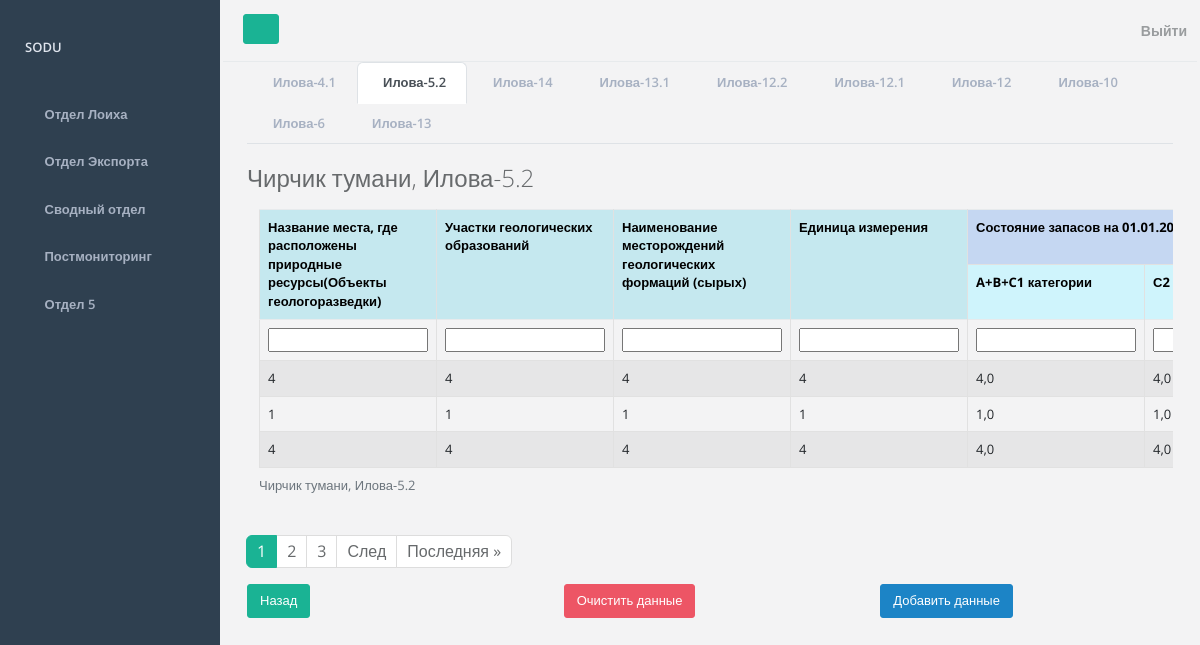
Page /form/loiha5.2 (signed in) on the earlier database version.
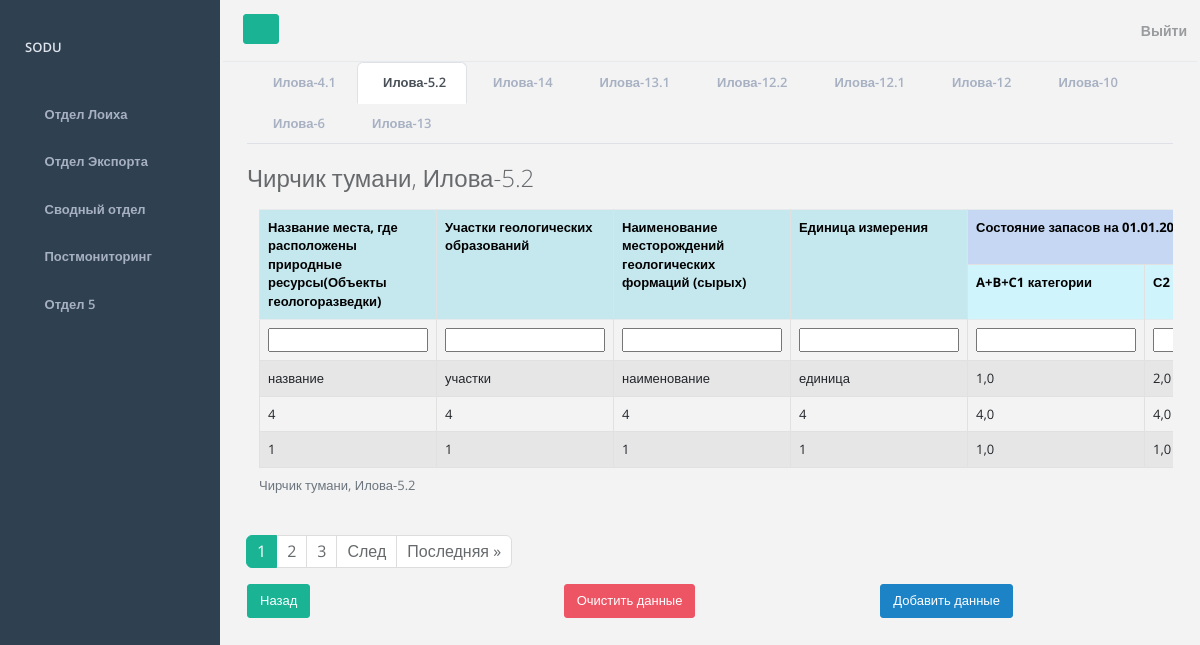
Same page on the later database version.
### mainapp/models.py (models this page shows, shortened)
class CustomUser(AbstractUser):
    district = models.ForeignKey(District, on_delete=models.PROTECT, blank=True, null=True)
    class Meta:
        verbose_name = 'Пользователь'
        verbose_name_plural = 'Пользователи'

class District(models.Model):
    id = models.AutoField(primary_key=True)
    district = models.CharField(max_length=50, verbose_name="Район", blank=True, null=True)
    def __str__(self):
        return self.district
    class Meta:
        verbose_name = 'Район'
        verbose_name_plural = 'Районы'

class Loiha52(models.Model):
    district = models.ForeignKey(District, on_delete=models.PROTECT, verbose_name="Район")
    places_of_exploration = models.CharField(max_length=255, verbose_name="Название места, где расположены природные ресурсы(Объекты геологоразведки)")
    sites_of_geo_formations = models.CharField(max_length=255, verbose_name="Участки геологических образований")
    name_of_formations = models.CharField(max_length=255, verbose_name="Наименование месторождений геологических формаций (сырых)")
    unit = models.CharField(max_length=255, verbose_name="Единица измерения")
    abc_categories = models.FloatField(blank=True, verbose_name="A+B+C1 категории")
    c2_category = models.FloatField(blank=True, verbose_name="С2 категория")
    lvl_development_operational_information = models.CharField(max_length=255, verbose_name="Уровень развития")
    date_license_operational_information = models.CharField(max_length=255, verbose_name="Дата и номер лицензии")
    volume_of_production_2017 = models.FloatField(blank=True, verbose_name="Объем добычи в 2017 г.")
    ministry_and_department = models.CharField(max_length=255, verbose_name="Соответствующее министерство и ведомство")
    confirmed_stock_and_date = models.CharField(max_length=255, verbose_name="Подтвержденный отчет о запасах и его дата")
    comment = models.CharField(max_length=255, blank=True, verbose_name="Комментарий")
    time_create = models.DateTimeField(auto_now_add=True, verbose_name="Дата создания записи")
    time_update = models.DateTimeField(auto_now=True, verbose_name="Дата обновления записи")
    is_published = models.BooleanField(default=True, verbose_name="Опубликовано")
    class Meta:
        verbose_name = 'Таблица 5.2'
        verbose_name_plural = 'Таблицы 5.2'
        ordering = ['-time_create']

### mainapp/views.py (the view)
# urls.py: path('form/loiha5.2', add_data_table_Loiha52, name='form_loiha5.2'),
def add_data_table_Loiha52(request):
    return add_data_table(request, 'loiha52', TableFormLoiha52, 'table_loiha5.2', 'Илова-5.2')

### mainapp/forms.py
class TableFormLoiha52(ModelForm):
    class Meta:
        model = Loiha52
        fields = '__all__'
        exclude = ['district', 'is_published']

### mainapp/utils.py (called while the page is built)
def show_data_table(request, model):
    if request.user.is_authenticated:
        queryset = model.objects.filter(district=request.user.district)
    else:
        return None
    return queryset

def make_context_by_form(data, form, menu, page_obj):
    context = {
        'title': data,
        'form': form,
        'projects_department': menu,
        'page_obj': page_obj
    }
    return context

def paginate_page(request, table_data):
    if not table_data:
        return None                   # можно убрать потом
    paginator = Paginator(table_data, 3)
    page_number = request.GET.get('page')
    page_obj = paginator.get_page(page_number)
    return page_obj

### mainapp/views.py (called while the page is built)
@login_required
def add_data_table(request, model_name, model_form, redirect_url, page_title):
    model = loiha_models.get(model_name, None)
    table_data = show_data_table(request, model)
    page_obj = paginate_page(request, table_data)
    if request.method == 'POST':
        form = model_form(request.POST)
        if form.is_valid():
            try:
                model.objects.create(**form.cleaned_data, district=request.user.district)
                return redirect(redirect_url)
            except:
                form.add_error(None, 'Ошибка добавления данных')
    else:
        form = model_form()
    context = make_context_by_form(page_title, form, projects_department, page_obj)
    return render(request, f'mainapp/forms/form_{model_name}.html', context)

### mainapp/templates/mainapp/forms/form_loiha52.html (shortened to what this page needs)
{% extends 'mainapp/data_table/table_loiha52.html' %}
{% block form %}
<div class="container">
    <form action="{% url 'form_loiha5.2'%}" method="post">
        <tr>
            {% include 'mainapp/forms/components/_form-fields.html' %}
        </tr>
        {% endblock %}
        {% block add_data %}
        {% include 'mainapp/forms/components/_add-info-button.html' %}
        {%endblock%}
{% block export_table %}
{% include 'mainapp/forms/components/_back-button.html' %}
{% endblock %}
{% block view_data%}
{% include 'mainapp/forms/components/_reset-button.html' %}
{% endblock %}

### mainapp/templates/mainapp/data_table/table_loiha52.html (shortened to what this page needs)
{% extends 'mainapp/departments/projects_department.html' %}
{% block table %}
<h2 class="mb-3">
    {% include 'mainapp/data_table/components/table_title.html' %}
</h2>
<div class="container overflow-auto">
    <table class="table table-bordered table-striped">
        <caption>
            {% include 'mainapp/data_table/components/table_title.html' %}
        </caption>
        <tr>
            <th rowspan="2" class="table-info">Название места, где расположены природные ресурсы(Объекты
                геологоразведки)
            </th>
            <th rowspan="2" class="table-info">Участки геологических образований</th>
            <th rowspan="2" class="table-info">Наименование месторождений геологических формаций (сырых)</th>
            <th rowspan="2" class="table-info">Единица измерения</th>
            <th colspan="2" class="table-primary">Состояние запасов на 01.01.2019</th>
        </tr>
        <tr>
            <th class="table-info">A+B+C1 категории</th>
            <th class="table-info">С2 категория</th>
        </tr>
        <tr>
            {% block form %}
            {%endblock%}
        </tr>
        {% for data in page_obj %}
        <tr>
            <td>{{data.places_of_exploration}}</td>
            <td>{{data.sites_of_geo_formations}}</td>
            <td>{{data.name_of_formations}}</td>
            <td>{{data.unit}}</td>
            <td>{{data.abc_categories}}</td>
            <td>{{data.c2_category}}</td>
        </tr>
        {%endfor%}
    </table>
</div>
{% include 'mainapp/pagination.html' %}
{% endblock %}

### mainapp/templates/mainapp/departments/projects_department.html
{% extends 'mainapp/base.html' %}
{% block tables %}
<ul class="nav nav-tabs">
    {% for table in projects_department %}
    <li class="nav-item">
        <a class="nav-link {% if table.table_name == title %}active{% endif %}"
           href="{% url table.url_data_table %}">
            {{ table.table_name }}
        </a>
    </li>
    {% endfor %}
</ul>
{% block table %}
{%endblock%}
{% endblock %}

### mainapp/templates/mainapp/base.html (shortened to what this page needs)
<!DOCTYPE html>
{% load static %}
<html lang="en">
<head>
    <link href="https://cdn.jsdelivr.net/npm/bootstrap@5.2.3/dist/css/bootstrap.min.css" rel="stylesheet"
>
    <link rel="stylesheet" href="{% static 'mainapp/css/font-awesome.min.css' %}">
    <link rel="stylesheet" href="{% static 'mainapp/css/main.css' %}">
</head>
<body>
<div id="wrapper">
    <nav class="navbar-default navbar-static-side" role="navigation">
        <div class="sidebar-collapse">
            <ul class="nav metismenu" id="side-menu">
                <li class="nav-header">
                    <div class="dropdown profile-element">
                        <a data-toggle="dropdown" class="dropdown-toggle" href="#">
                            <span class="block m-t-xs font-bold">{{ request.user.username|upper }}</span>
                        </a>
                    </div>
                </li>
                <li>
                    <a href="{% url 'department_projects' %}"
                    ><i class="fa fa-diamond"></i>
                        <span class="nav-label">Отдел Лоиха</span></a
                    >
                </li>
                <li>
                    <a href="{% url 'department_exports' %}">
                        <i class="fa fa-bar-chart-o"></i>
                        <span class="nav-label">Отдел Экспорта</span>
                    </a>
                </li>
                <li>
                    <a href="{% url 'department_3' %}"
                    ><i class="fa fa-pie-chart"></i>
                        <span class="nav-label">Сводный отдел</span>
                    </a>
                </li>
                <li>
                    <a href="{% url 'department_4' %}"
                    ><i class="fa fa-flask"></i>
                        <span class="nav-label">Постмониторинг</span></a
                    >
                </li>
                <li>
                    <a href="{% url 'department_5' %}">
                        <i class="fa fa-table"></i>
                        <span class="nav-label">Отдел 5</span></a>
                </li>
            </ul>
        </div>
    </nav>
    <div id="page-wrapper" class="gray-bg dashbard-1">
        <div class="row border-bottom">
            <nav
                    class="navbar navbar-static-top"
                    role="navigation"
                    style="margin-bottom: 0"
            >
                <div class="navbar-header">
                    <a
                            class="navbar-minimalize minimalize-styl-2 btn btn-primary"
                            href="#"
                    ><i class="fa fa-bars"></i>
                    </a>
                    <form
                            role="search"
                            class="navbar-form-custom"
                            action="search_results.html"
                    >
                    </form>
                </div>
                <ul class="nav navbar-top-links navbar-right">
                    <li>
                        {% include 'mainapp/header.html' %}
                    </li>
                </ul>
            </nav>
        </div>
        <div class="container">
            <div class="row">
                <div class="col-12">
                    {% block tables %}
                    {% endblock %}
                </div>
                {% if not 'week' in request.get_full_path and not 'filter/month' in request.get_full_path %}
                <div class="col">
                    {% block export_table %}
                    {% endblock %}
                </div>
                {% elif 'week' in request.get_full_path %}
                <div class="col">
                    {% block export_table_week %}
                    {% endblock %}
                </div>
                {% elif 'filter/month' in request.get_full_path %}
                <div class="col">
                    {% block export_table_month %}
                    {% endblock %}
                </div>
                {% endif %}
                <div class="col">
                    {% block view_data %}
                    {% endblock %}
                </div>
                <div class="col">
                    {% block add_data %}
                    {% endblock %}
                </div>
            </div>
        </div>
    </div>
</div>
</body>
</html>

### mainapp/templates/mainapp/header.html
                {% if request.user.is_authenticated %}
                <a href="{% url 'logout' %}">
                    Выйти
                </a>
                {% endif %}

### mainapp/templates/mainapp/data_table/components/table_title.html
{% if request.user.district != None %}
    {{ request.user.district }},
{% endif %}
{{ title }}

### mainapp/templates/mainapp/forms/components/_form-fields.html
{% for field in form %}
    <td>{{ field }}</td>
{% endfor %}

### mainapp/templates/mainapp/pagination.html (shortened to what this page needs)
{% block pagination %}
<div class="conteiner mt-3">
    <ul class="pagination">
        {% if page_obj.has_other_pages %}
            {% for p in page_obj.paginator.page_range %}
                {% if page_obj.number == p %}
                    <li class="page-item active" aria-current="page">
                       <span class="page-link">{{p}}</span>
                    </li>
                {% elif p >= page_obj.number|add:-2 and p <= page_obj.number|add:2 %}
                    <li class="page-item">
                        <a class="page-link" href="?page={{ p }}">{{ p }}</a>
                    </li>
                {% endif %}
            {% endfor %}
        {% endif %}
        {% if page_obj.has_next %}
            <li class="page-item"><a class="page-link" href="?page={{ page_obj.next_page_number }}">След</a></li>
        {% endif %}
        {% if page_obj.number < page_obj.paginator.num_pages|add:-2 %}
            <li class="page-item"><a class="page-link" href="?page={{ page_obj.paginator.num_pages }}">Последняя &raquo;</a></li>
        {% endif %}
    </ul>
</div>
{% endblock %}

### mainapp/templates/mainapp/forms/components/_back-button.html
<a class="btn btn-primary mb-5" onclick="javascript:history.back(); return false;">Назад</a>

### mainapp/templates/mainapp/forms/components/_reset-button.html
<input class="btn btn-danger mb-5" type="reset" value="Очистить данные">

### mainapp/templates/mainapp/forms/components/_add-info-button.html
<input class="btn btn-success mb-5" type="submit" value="Добавить данные">

Differences in the rows shown:
no longer on this page (row unchanged): Loiha52: places_of_exploration "4", sites_of_geo_formations "4", name_of_formations "4", unit "4", abc_categories "4,0", c2_category "4,0"
added Loiha52: places_of_exploration "название", sites_of_geo_formations "участки", name_of_formations "наименование", unit "единица", abc_categories "1,0", c2_category "2,0"
